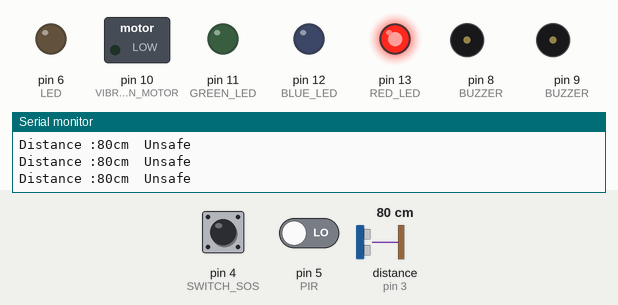
Simulated run of this sketch. Board: Arduino Uno, built with avr-gcc and run on an emulated ATmega328P. On the bench: switched loads named in the sketch (green lamp = pin HIGH), output pins drawn as LEDs (lit = HIGH), buzzer (waves = sounding, pin HIGH), the last lines printed to the serial monitor. Wiring (inferred from the names in the program): ultrasonic range finder: trigger pin 2; echo pin 3. Dashed ring = blinking. Inputs (shaded band) come from the test bench; at power-on: distance to the obstacle (sensor on pin 3) 80 cm, pin 5 (PIR) LOW, pin 4 (SWITCH_SOS) LOW. The echo pulse lasts 58.3 µs per cm; pins used as bus, display or sensor lines are not drawn.

Above: at 1.2 s.
1.3 s: distance to the obstacle (sensor on pin 3) set to 146 cm
4.3 s: distance to the obstacle (sensor on pin 3) set to 152 cm
At 5.4 s:
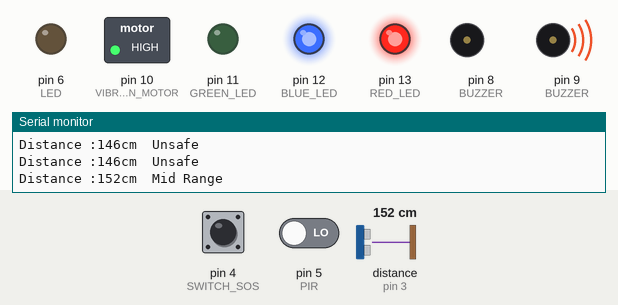
7.3 s: pin 5 (PIR) driven HIGH
At 9.3 s:
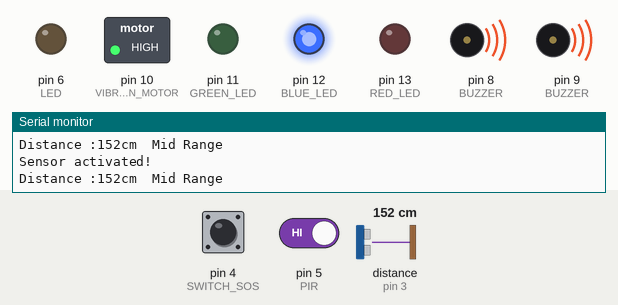
10.3 s: distance to the obstacle (sensor on pin 3) set to 2 cm
At 10.85 s:
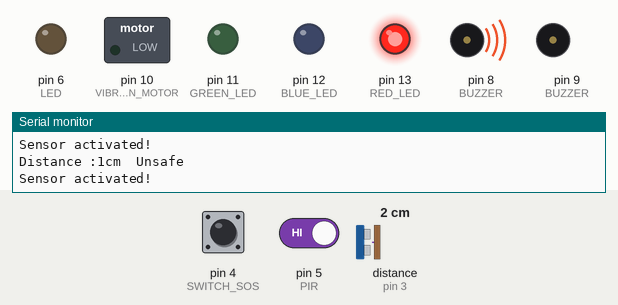
13.3 s: distance to the obstacle (sensor on pin 3) set to 250 cm
At 14.7 s:
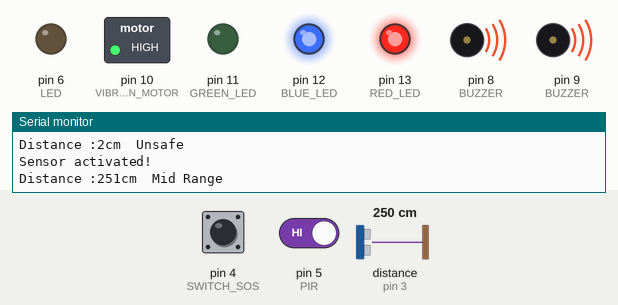
16.3 s: distance to the obstacle (sensor on pin 3) set to 4 cm
At 17.65 s:
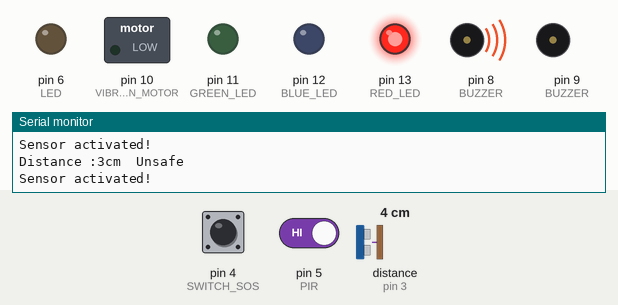
Timing chart, 0 to 20.3 s (numbered marks = the images above; inputs shaded):
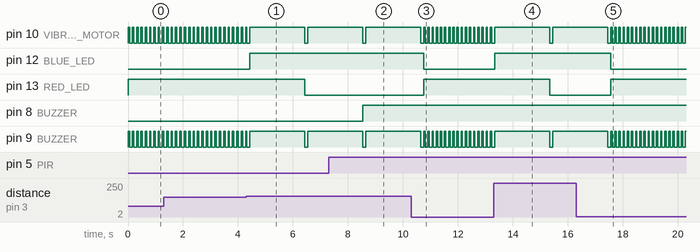

The sketch:

copy_of_cse442__3rd_eye__project1.ino
```cpp
int duration;
int distance;
int sensorState = 0;
  void setup()
  {
    pinMode(13, OUTPUT); //RED LED
    pinMode(12, OUTPUT); //BLUE LED
    pinMode(11, OUTPUT); //GREEN LED

    pinMode(10, OUTPUT); //VIBRATION MOTOR

    pinMode(9, OUTPUT); //BUZZER

    pinMode(2, OUTPUT); //US TRIGGER
    pinMode(3, INPUT); //US ECHO


    pinMode(5, INPUT);  //PIR
    pinMode(8, OUTPUT);  //BUZZER
    pinMode(4, INPUT);  //SWITCH SOS
    pinMode(6, OUTPUT);  //LED


    Serial.begin(9600);
  }
void loop()
  {
    digitalWrite(2,HIGH);
    delayMicroseconds(10);
    digitalWrite(2,LOW);

    duration= pulseIn(3,HIGH);
    distance= (duration/2)/29;

    Serial.print("Distance :");
    Serial.print(distance);
    Serial.print("cm");
    Serial.print("  ");

    if(distance>320){         //Safe distance green
      digitalWrite(11, HIGH);
      digitalWrite(10, LOW);
      digitalWrite(9, LOW);
      Serial.println("Safe");
    }
    else{
      digitalWrite(11, LOW);}

    if(distance>=150 && distance<320){ // obstacle is close(blue)
      digitalWrite(12, HIGH);
      digitalWrite(10, HIGH);
      digitalWrite(9, HIGH);
      Serial.println("Mid Range");
      delay(2000);
      digitalWrite(10,LOW);
      digitalWrite(9,LOW);
    }

    else{
      digitalWrite(12, LOW);}

    if(distance<150){                     //unsafe distance(red)
      digitalWrite(13, HIGH);
      digitalWrite(10, HIGH);
      digitalWrite(9, HIGH);
      Serial.println("Unsafe");
      delay(50);
      digitalWrite(10, LOW);
      digitalWrite(9, LOW);
    }
    else{
      digitalWrite(13, LOW);
    }


  // read the state of the sensor/digital input
  sensorState = digitalRead(5);

  // check if sensor pin is HIGH. if it is, set the
  // LED on.
  if (sensorState == HIGH) {
    digitalWrite(8, HIGH);
    Serial.println("Sensor activated!");

  } else {
    digitalWrite(8, LOW);
  }
  delay(100); // Delay a little bit to improve simulation performance


  if (digitalRead(4)==HIGH) {
    digitalWrite (7, HIGH);
    delay(100);
    Serial.println("SOS!");
  }
  else{
    digitalWrite(7, LOW); }

}
```

Measured:
- the behaviour switches between 149 and 150 cm on distance to the obstacle (sensor on pin 3) (found by bisection; images 0 and 1)
- after the input at 4.3 s, pin 10 (VIBRATION_MOTOR), pin 9 (BUZZER): HIGH → LOW after 2.1 s, → HIGH 0.11 s later; pin 12 (BLUE_LED): LOW → HIGH after 0.14 s; pin 13 (RED_LED): HIGH → LOW after 2.1 s
- after the input at 7.3 s, pin 8 (BUZZER): LOW → HIGH after 1.2 s
- after the input at 10.3 s, pin 10 (VIBRATION_MOTOR), pin 9 (BUZZER): alternates HIGH for 0.05 s and LOW for 0.10 s, starting after 0.51 s; pin 12 (BLUE_LED): HIGH → LOW after 0.46 s; pin 13 (RED_LED): LOW → HIGH after 0.46 s
- after the input at 13.3 s, pin 12 (BLUE_LED): LOW → HIGH at once; pin 13 (RED_LED): HIGH → LOW after 2.0 s
- after the input at 16.3 s, pin 10 (VIBRATION_MOTOR), pin 9 (BUZZER): alternates HIGH for 0.05 s and LOW for 0.10 s, starting after 1.3 s; pin 12 (BLUE_LED): HIGH → LOW after 1.3 s; pin 13 (RED_LED): LOW → HIGH after 1.3 s
- by itself, pin 10 (VIBRATION_MOTOR), pin 9 (BUZZER): alternates HIGH for 0.05 s and LOW for 0.11 s
